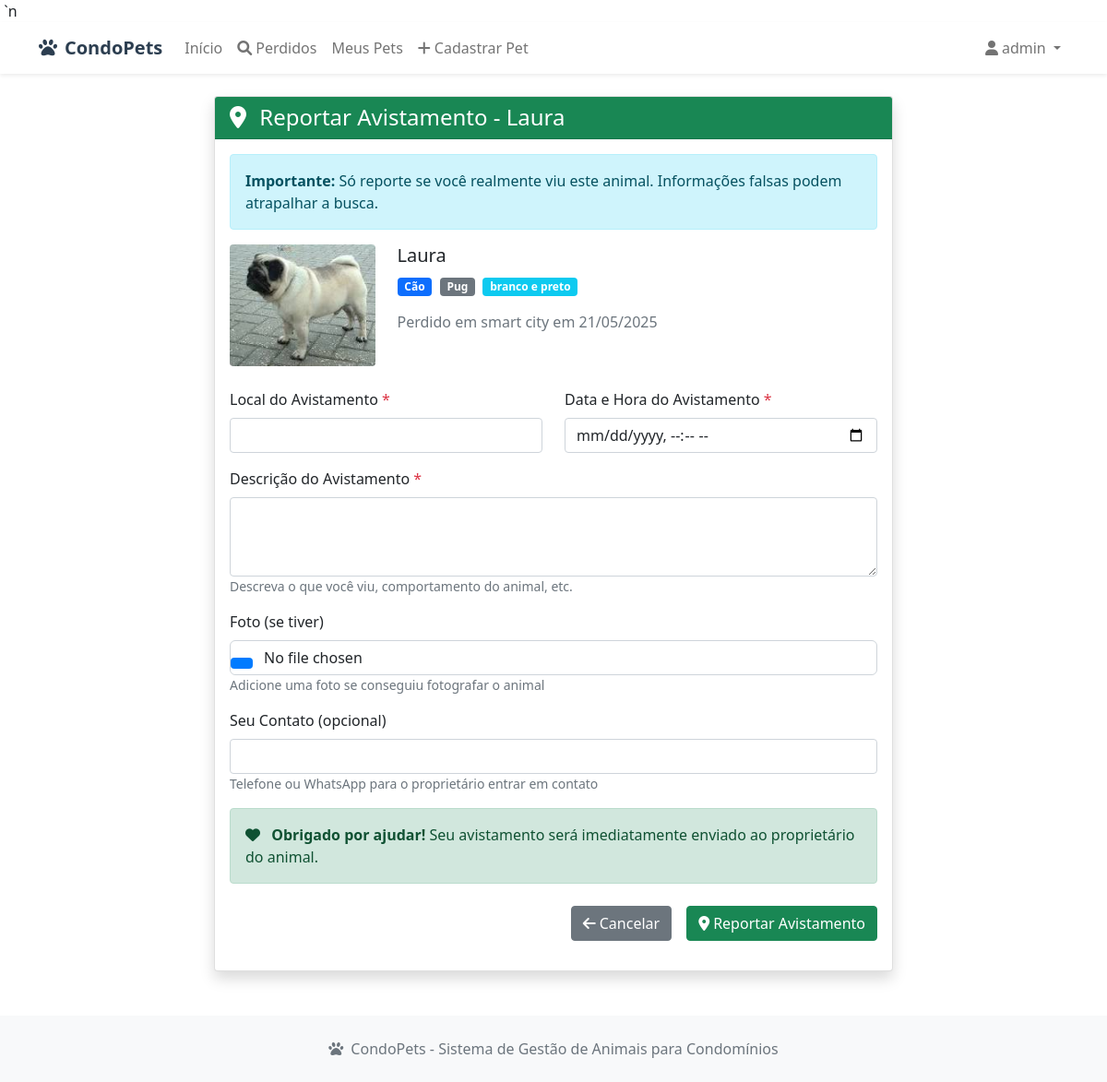
The app's page /avistamento/1/ (signed in) with its own data.
### pets/models.py (models this page shows, shortened)
class AnimalPerdido(models.Model):
    STATUS_CHOICES = [
        ('perdido', 'Perdido'),
        ('encontrado', 'Encontrado'),
        ('cancelado', 'Cancelado'),
    ]
    animal = models.ForeignKey(Animal, on_delete=models.CASCADE, related_name='perdidos')
    status = models.CharField(max_length=20, choices=STATUS_CHOICES, default='perdido', verbose_name="Status")
    data_perda = models.DateTimeField(verbose_name="Data da Perda")
    local_perda = models.CharField(max_length=200, help_text="Local onde foi visto pela última vez", verbose_name="Local da Perda")
    descricao = models.TextField(help_text="Circunstâncias da perda, comportamento do animal, etc.", verbose_name="Descrição")
    recompensa = models.DecimalField(max_digits=8, decimal_places=2, blank=True, null=True, verbose_name="Recompensa")
    contato_emergencia = models.CharField(max_length=100, blank=True, verbose_name="Contato de Emergência")
    whatsapp = models.CharField(max_length=20, blank=True, verbose_name="WhatsApp")
    visualizacoes = models.PositiveIntegerField(default=0)
    criado_em = models.DateTimeField(auto_now_add=True)
    atualizado_em = models.DateTimeField(auto_now=True)
    class Meta:
        verbose_name = 'Animal Perdido'
        verbose_name_plural = 'Animais Perdidos'
        ordering = ['-criado_em']

class Animal(models.Model):
    TIPOS_ANIMAL = [
        ('cao', 'Cão'),
        ('gato', 'Gato'),
        ('passaro', 'Pássaro'),
        ('outro', 'Outro'),
    ]
    SEXOS = [
        ('M', 'Macho'),
        ('F', 'Fêmea'),
    ]
    PORTES = [
        ('P', 'Pequeno'),
        ('M', 'Médio'),
        ('G', 'Grande'),
    ]
    proprietario = models.ForeignKey(Morador, on_delete=models.CASCADE, related_name='animais')
    nome = models.CharField(max_length=100, verbose_name="Nome")
    tipo = models.CharField(max_length=20, choices=TIPOS_ANIMAL, verbose_name="Tipo")
    raca = models.CharField(max_length=100, blank=True, verbose_name="Raça")
    cor = models.CharField(max_length=50, verbose_name="Cor")
    sexo = models.CharField(max_length=1, choices=SEXOS, verbose_name="Sexo")
    porte = models.CharField(max_length=1, choices=PORTES, verbose_name="Porte")
    idade_aproximada = models.PositiveIntegerField(help_text="Idade em anos", verbose_name="Idade")
    caracteristicas = models.TextField(blank=True, help_text="Características especiais, personalidade, etc.", verbose_name="Características")
    foto = models.ImageField(upload_to='animais/', blank=True, null=True, verbose_name="Foto")
    microchip = models.CharField(max_length=50, blank=True, verbose_name="Microchip")
    vacinado = models.BooleanField(default=False, verbose_name="Vacinado")
    castrado = models.BooleanField(default=False, verbose_name="Castrado")
    observacoes = models.TextField(blank=True, verbose_name="Observações")
    ativo = models.BooleanField(default=True)
    criado_em = models.DateTimeField(auto_now_add=True)
    atualizado_em = models.DateTimeField(auto_now=True)
    class Meta:
        verbose_name = 'Animal'
        verbose_name_plural = 'Animais'
        ordering = ['-criado_em']

### pets/views.py (the view)
# urls.py: path('avistamento/<int:perdido_id>/', views.reportar_avistamento, name='reportar_avistamento'),
@login_required
def reportar_avistamento(request, perdido_id):
    perdido = get_object_or_404(AnimalPerdido, pk=perdido_id, status='perdido')
    if request.method == 'POST':
        form = AvistamentoForm(request.POST, request.FILES)
        if form.is_valid():
            avistamento = form.save(commit=False)
            avistamento.animal_perdido = perdido
            avistamento.usuario = request.user
            avistamento.save()
            criar_notificacao_avistamento(avistamento)
            messages.success(request, 'Avistamento reportado com sucesso!')
            return redirect('animal_perdido_detail', pk=perdido.pk)
    else:
        form = AvistamentoForm()
    return render(request, 'pets/reportar_avistamento.html', {
        'form': form,
        'perdido': perdido
    })

### pets/forms.py
class AvistamentoForm(forms.ModelForm):
    class Meta:
        model = Avistamento
        fields = ['local', 'data_avistamento', 'descricao', 'foto', 'contato']
        widgets = {
            'data_avistamento': forms.DateTimeInput(attrs={'type': 'datetime-local', 'class': 'form-control'}),
            'local': forms.TextInput(attrs={'class': 'form-control'}),
            'descricao': forms.Textarea(attrs={'rows': 3, 'class': 'form-control'}),
            'foto': forms.FileInput(attrs={'class': 'form-control'}),
            'contato': forms.TextInput(attrs={'class': 'form-control'}),
        }

### templates/pets/reportar_avistamento.html (shortened to what this page needs)
﻿{% extends 'base.html' %}
{% block content %}
<div class="row justify-content-center">
    <div class="col-md-8">
        <div class="card shadow">
            <div class="card-header bg-success text-white">
                <h4 class="mb-0">
                    <i class="fas fa-map-marker-alt me-2"></i>
                    Reportar Avistamento - {{ perdido.animal.nome }}
                </h4>
            </div>
            <div class="card-body">
                <div class="alert alert-info">
                    <strong>Importante:</strong> Só reporte se você realmente viu este animal.
                    Informações falsas podem atrapalhar a busca.
                </div>
                <div class="row mb-4">
                    <div class="col-md-3">
                        {% if perdido.animal.foto %}
                        <img src="{{ perdido.animal.foto.url }}" class="img-fluid rounded" alt="{{ perdido.animal.nome }}">
                        {% else %}
                        <div class="bg-light rounded p-3 text-center">
                            <i class="fas fa-paw fa-3x text-muted"></i>
                        </div>
                        {% endif %}
                    </div>
                    <div class="col-md-9">
                        <h5>{{ perdido.animal.nome }}</h5>
                        <p>
                            <span class="badge bg-primary me-1">{{ perdido.animal.get_tipo_display }}</span>
                            {% if perdido.animal.raca %}
                            <span class="badge bg-secondary me-1">{{ perdido.animal.raca }}</span>
                            {% endif %}
                            <span class="badge bg-info">{{ perdido.animal.cor }}</span>
                        </p>
                        <p class="text-muted">
                            Perdido em {{ perdido.local_perda }} em {{ perdido.data_perda|date:"d/m/Y" }}
                        </p>
                    </div>
                </div>
                <form method="post" enctype="multipart/form-data">
                    <div class="row">
                        <div class="col-md-6">
                            <div class="mb-3">
                                <label class="form-label">Local do Avistamento <span class="text-danger">*</span></label>
                                {{ form.local }}
                            </div>
                        </div>
                        <div class="col-md-6">
                            <div class="mb-3">
                                <label class="form-label">Data e Hora do Avistamento <span class="text-danger">*</span></label>
                                {{ form.data_avistamento }}
                            </div>
                        </div>
                    </div>
                    <div class="mb-3">
                        <label class="form-label">Descrição do Avistamento <span class="text-danger">*</span></label>
                        {{ form.descricao }}
                        <small class="form-text text-muted">Descreva o que você viu, comportamento do animal, etc.</small>
                    </div>
                    <div class="mb-3">
                        <label class="form-label">Foto (se tiver)</label>
                        {{ form.foto }}
                        <small class="form-text text-muted">Adicione uma foto se conseguiu fotografar o animal</small>
                    </div>
                    <div class="mb-3">
                        <label class="form-label">Seu Contato (opcional)</label>
                        {{ form.contato }}
                        <small class="form-text text-muted">Telefone ou WhatsApp para o proprietário entrar em contato</small>
                    </div>
                    <div class="alert alert-success">
                        <i class="fas fa-heart me-2"></i>
                        <strong>Obrigado por ajudar!</strong> Seu avistamento será imediatamente enviado ao proprietário do animal.
                    </div>
                    <div class="d-grid gap-2 d-md-flex justify-content-md-end mt-4">
                        <a href="{% url 'animal_perdido_detail' perdido.pk %}" class="btn btn-secondary me-md-2">
                            <i class="fas fa-arrow-left me-1"></i>Cancelar
                        </a>
                        <button type="submit" class="btn btn-success">
                            <i class="fas fa-map-marker-alt me-1"></i>Reportar Avistamento
                        </button>
                    </div>
                </form>
            </div>
        </div>
    </div>
</div>
{% endblock %}

### templates/base.html (shortened to what this page needs)
﻿<!DOCTYPE html>
<html lang="pt-br">
<head>
    <link href="https://cdn.jsdelivr.net/npm/bootstrap@5.1.3/dist/css/bootstrap.min.css" rel="stylesheet">
    <link href="https://cdnjs.cloudflare.com/ajax/libs/font-awesome/6.0.0/css/all.min.css" rel="stylesheet">`n    {% load static %}<link rel="stylesheet" href="{% static 'css/upload-pt.css' %}">
</head>
<body>
    <nav class="navbar navbar-expand-lg navbar-light bg-white shadow-sm">
        <div class="container">
            <a class="navbar-brand" href="{% url 'home' %}">
                <i class="fas fa-paw me-2"></i>CondoPets
            </a>
            <div class="collapse navbar-collapse" id="navbarNav">
                <ul class="navbar-nav me-auto">
                    <li class="nav-item">
                        <a class="nav-link" href="{% url 'home' %}">Início</a>
                    </li>
                    <li class="nav-item">
                        <a class="nav-link" href="{% url 'animais_perdidos' %}">
                            <i class="fas fa-search me-1"></i>Perdidos
                        </a>
                    </li>
                    {% if user.is_authenticated %}
                    <li class="nav-item">
                        <a class="nav-link" href="{% url 'meus_animais' %}">Meus Pets</a>
                    </li>
                    <li class="nav-item">
                        <a class="nav-link" href="{% url 'cadastrar_animal' %}">
                            <i class="fas fa-plus me-1"></i>Cadastrar Pet
                        </a>
                    </li>
                    {% endif %}
                </ul>
                <ul class="navbar-nav">
                    {% if user.is_authenticated %}
                    <li class="nav-item dropdown">
                        <a class="nav-link dropdown-toggle" href="#" id="navbarDropdown" role="button" data-bs-toggle="dropdown">
                            <i class="fas fa-user me-1"></i>{{ user.get_full_name|default:user.username }}
                        </a>
                    </li>
                    {% endif %}
                </ul>
            </div>
        </div>
    </nav>
    <main class="container mt-4">
        {% block content %}
        {% endblock %}
    </main>
    <footer class="bg-light mt-5 py-4">
        <div class="container text-center">
            <p class="text-muted mb-0">
                <i class="fas fa-paw me-2"></i>CondoPets - Sistema de Gestão de Animais para Condomínios
            </p>
        </div>
    </footer>
</body>
</html>

### static/css/upload-pt.css (style rules this page uses)
.form-control[type="file"] { padding: 0.375rem 0.75rem; border: 1px solid #ced4da; border-radius: 0.375rem; background-color: white; }

### templates/base.html (style rules this page uses)
.navbar-brand { font-weight: bold; color: #2c3e50 !important; }

### records on screen
AnimalPerdido: animal.nome "Laura", animal.foto (picture), animal.tipo "Cão", animal.raca "Pug", animal.cor "branco e preto", local_perda "smart city", data_perda "21/05/2025"

### other values on screen
{{ user.get_full_name|default:user.username }} "admin"
